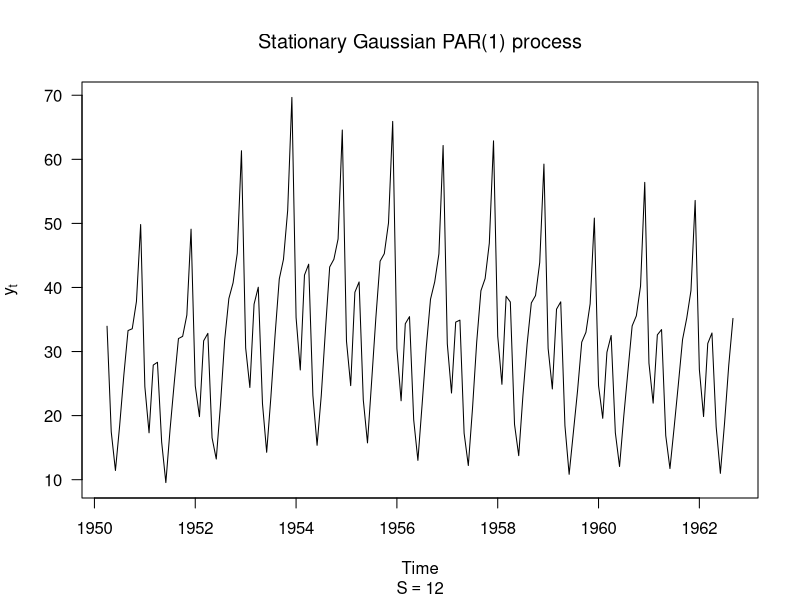

Generate this figure with R:

#------------------------------------##
## Simulate PAR(1) process (S=12):
##-----------------------------------##
## Using the univariate representation in Franses, p.78, (4.60)
## (with seasonal dummy variables)

par1.12 = function(N=150, mu=c(mu1,mu2,mu3,mu4,mu5,mu6,mu7,mu8,mu9,mu10,mu11,mu12), beta=0, phi=c(phi1,phi2,phi3,phi4,phi5,phi6,phi7,phi8,phi9,phi10,phi11,phi12), sig=c(s1,s2,s3,s4,s5,s6,s7,s8,s9,s10,s11,s12), g=TRUE,seed,start=NULL,burnin=500,ur=F,...)
{
  if(!missing(seed)){set.seed(seed)} ;   
  if(is.null(start)){start=begin=1} else{(begin = ifelse(length(start)==2,yes=start[2],no=1))}
  if(missing(sig)){sig=rep(1,12)}                                             #note that estimation procedure does not account for unequal variances
  n = N+burnin+begin ; y=ts(numeric(n),fre=12); y[1]=0
  if(ur){phi[12]=prod(phi[-12])^(-1); message(' Unit root restriction imposed!\n')}     #impose the null restriction (see Boswijk/Franses,p.244,12)
  stopifnot(length(beta)==1) ; print(prod(phi))  
    
  for(tt in 2:n){
    st = 1+trunc((tt-1)%%12); year = 1+trunc((tt-1)/12);
    y[tt] = beta*year + 
      (st==1)*(mu[1]+phi[1]*y[tt-1]+rnorm(1,mean=0,sd=sig[1])) + 
      (st==2)*(mu[2]+phi[2]*y[tt-1]+rnorm(1,mean=0,sd=sig[2])) + 
      (st==3)*(mu[3]+phi[3]*y[tt-1]+rnorm(1,mean=0,sd=sig[3])) + 
      (st==4)*(mu[4]+phi[4]*y[tt-1]+rnorm(1,mean=0,sd=sig[4])) +
      (st==5)*(mu[5]+phi[5]*y[tt-1]+rnorm(1,mean=0,sd=sig[5])) +
      (st==6)*(mu[6]+phi[6]*y[tt-1]+rnorm(1,mean=0,sd=sig[6])) +
      (st==7)*(mu[7]+phi[7]*y[tt-1]+rnorm(1,mean=0,sd=sig[7])) +
      (st==8)*(mu[8]+phi[8]*y[tt-1]+rnorm(1,mean=0,sd=sig[8])) +
      (st==9)*(mu[9]+phi[9]*y[tt-1]+rnorm(1,mean=0,sd=sig[9])) +
      (st==10)*(mu[10]+phi[10]*y[tt-1]+rnorm(1,mean=0,sd=sig[10])) +
      (st==11)*(mu[11]+phi[11]*y[tt-1]+rnorm(1,mean=0,sd=sig[11])) +
      (st==12)*(mu[12]+phi[12]*y[tt-1]+rnorm(1,mean=0,sd=sig[12]))
  }  
  (take.low = which(cycle(y)==begin)[10]) ;       #take the draws for example after 10 cycles
  (take.up = take.low+N-1);
  (yy = ts(y[take.low:take.up],fre=12,start))
 print(abs(prod(phi)))  

  if(g){
    graphics.off()
    par(las=1,cex.main=1.2, font.main=11)
    plot(yy,type="l",ylab=expression(y[t])) ; 
    title(paste(ifelse(abs(prod(phi))<1,yes="Stationary",no="Nonstationary"),"Gaussian PAR(1) process"),sub=expression(S==12));
  }
  return(list(y=yy,phi=phi,sig=sig,mu=mu,ur.check=abs(prod(phi))))
}
dput(par1.12,"par1.12.R")
#
#set.seed(12)
(out = par1.12(N=150,mu=rpois(n=12,lambda=1.5), beta=0, start=c(1950,4), phi=c(.5,.7,1.5,1,.5,.56,1.55,1.42,1.22,1,1.12,1.33),sig=rep(1,12))$y)  #sig=rgamma(n=12,shape=2)



#----------------------------##
## Simulate PAR(2) processes:
##---------------------------##
## y_{s,\tau} = \alpha_{s,1} * y_{s-1,tau} + \alpha_{s,2} * y_{s-2,tau} + \epsilon_{s,\tau}  

par2.12 = function(N=150, mu=c(mu1,mu2,mu3,mu4,mu5,mu6,mu7,mu8,mu9,mu10,mu11,mu12), beta=0, phi=c(phi11,phi12,phi13,phi14,phi15,phi16,phi17,phi18,phi19,phi110,phi111,phi112,
       phi21,phi22,phi23,phi24,phi25,phi26,phi27,phi28,phi29,phi210,phi211,phi212), sig=c(s1,s2,s3,s4,s5,s6,s7,s8,s9,s10,s11,s12), g=TRUE,seed,start=NULL,burnin=500,...)
{
  if(!missing(seed)){set.seed(seed)} ;   
  if(is.null(start)){start=begin=1} else{(begin = ifelse(length(start)==2, yes=start[2],no=1))}
  if(missing(sig)){sig=rep(1,12)}                                             #note that estimation procedure does not account for unequal variances
  n = N+burnin+begin ; y=ts(numeric(n),fre=12); 
  
  phi11=phi[1];phi12=phi[2];phi13=phi[3];phi14=phi[4]          #lag1
  phi15=phi[5];phi16=phi[6];phi17=phi[7];phi18=phi[8];
  phi19=phi[9];phi110=phi[10];phi111=phi[11];phi112=phi[12]
  phi21=phi[13];phi22=phi[14];phi23=phi[15];phi24=phi[16]          #lag2
  phi25=phi[17];phi26=phi[18];phi27=phi[19];phi28=phi[20]
  phi29=phi[21];phi210=phi[22];phi211=phi[23];phi212=phi[24]

   stopifnot(length(beta)==1) ;y[1:2]=c(0,0)      		#initialize for s=1,2
  for(tt in 3:n){
    st = 1+trunc((tt-1)%%12); year = 1+trunc((tt-1)/12);
    y[tt] = beta*year + 
      (st==1)*(mu[1]+phi11*y[tt-1]+phi21*y[tt-2]+rnorm(1,mean=0,sd=sig[1])) + 
      (st==2)*(mu[2]+phi12*y[tt-1]+phi22*y[tt-2]+rnorm(1,mean=0,sd=sig[2])) + 
      (st==3)*(mu[3]+phi13*y[tt-1]+phi23*y[tt-2]+rnorm(1,mean=0,sd=sig[3])) + 
      (st==4)*(mu[4]+phi14*y[tt-1]+phi24*y[tt-2]+rnorm(1,mean=0,sd=sig[4])) +
      (st==5)*(mu[5]+phi15*y[tt-1]+phi25*y[tt-2]+rnorm(1,mean=0,sd=sig[5])) +
      (st==6)*(mu[6]+phi16*y[tt-1]+phi26*y[tt-2]+rnorm(1,mean=0,sd=sig[6])) +
      (st==7)*(mu[7]+phi17*y[tt-1]+phi27*y[tt-2]+rnorm(1,mean=0,sd=sig[7])) +
      (st==8)*(mu[8]+phi18*y[tt-1]+phi28*y[tt-2]+rnorm(1,mean=0,sd=sig[8])) +
      (st==9)*(mu[9]+phi19*y[tt-1]+phi29*y[tt-2]+rnorm(1,mean=0,sd=sig[9])) +
      (st==10)*(mu[10]+phi110*y[tt-1]+phi210*y[tt-2]+rnorm(1,mean=0,sd=sig[10])) +
      (st==11)*(mu[11]+phi111*y[tt-1]+phi211*y[tt-2]+rnorm(1,mean=0,sd=sig[11])) +
      (st==12)*(mu[12]+phi112*y[tt-1]+phi212*y[tt-2]+rnorm(1,mean=0,sd=sig[12]))
  }  
  (take.low = which(cycle(y)==begin)[10]) ;       #take the draws for example after 10 cycles
  (take.up = take.low+N-1);
  (yy = ts(y[take.low:take.up],fre=12,start))
  
  if(g){
    graphics.off()
    par(las=1,cex.main=1.2, font.main=11)
    plot(yy,type="l",ylab=expression(y[t])) ; 
    title(paste(ifelse(abs(prod(phi[1:12]))<1,yes="Stationary",no="Nonstationary"),"Gaussian PAR(2) process"),sub=expression(S==12));
  }
 yy;
}
dput(par2.12,"par2.12.R")
#

#(out = par2.12(N=150,mu=rep(0.2,12),start=c(1976,9),beta=0, phi=c(rep(0.2,6),rep(0.35,6),rep(0.4,6),rep(0.35,6)),sig=rep(1,12)))


##----------------------------------------##
## Simulate broken PAR(1) processes (S=12):
##----------------------------------------##
## Using the univariate representation in Franses, p.78, (4.60)
## (with seasonal dummy variables)

broken.par1.12 = function(n=1000,Tb,mu=c(mu1,mu1b,mu2,mu2b,mu3,mu3b,mu4,mu4b,mu5,mu5b,mu6,mu6b,mu7,mu7b,mu8,mu8b,mu9,mu9b,mu10,mu10b,mu11,mu11b,mu12,mu12b), 
                          alpha=c(a1,a1b,a2,a2b,a3,a3b,a4,a4b,a5,a5b,a6,a6b,a7,a7b,a8,a8b,a9,a9b,a10,a10b,a11,a11b,a12,a12b), 
                          phi=c(phi1,phi2,phi3,phi4,phi5,phi6,phi7,phi8,phi9,phi10,phi11,phi12), 
                          sig=c(s1,s2,s3,s4,s5,s6,s7,s8,s9,s10,s11,s12), g=T,seed,ur=F,...)
{
  if(!missing(seed)){set.seed(seed)}
  if(missing(Tb)){(Tb=trunc(n*.5))} else{stopifnot(Tb<n)}
  if(missing(sig)){sig=rep(1,12)}                      #note that estimation procedure does not account for unequal variances
  y=numeric(n); y[1]=0 ;
  if(ur){phi[12]=prod(phi[-12])^(-1); message(' Unit root restriction imposed!\n')}     #impose the null restriction (see Boswijk/Franses,p.244,12)
  
  for(tt in 2:n){
    st = 1+trunc((tt-1)%%12); year = 1+trunc((tt-1)/12);
    y[tt] =  
      (st==1)*(mu[1]*(tt<=Tb) + mu[2]*(tt>Tb) + alpha[1]*(tt<=Tb)*year + alpha[2]*(tt>Tb)*year +  
      phi[1]*y[tt-1]+rnorm(1,mean=0,sd=sig[1])) + 
      (st==2)*(mu[3]*(tt<=Tb) + mu[4]*(tt>Tb) + alpha[3]*(tt<=Tb)*year + alpha[4]*(tt>Tb)*year + 
      phi[2]*y[tt-1]+rnorm(1,mean=0,sd=sig[2])) + 
      (st==3)*(mu[5]*(tt<=Tb) + mu[6]*(tt>Tb) + alpha[5]*(tt<=Tb)*year + alpha[6]*(tt>Tb)*year +
      phi[3]*y[tt-1]+rnorm(1,mean=0,sd=sig[3])) + 
      (st==4)*(mu[7]*(tt<=Tb) + mu[8]*(tt>Tb) + alpha[7]*(tt<=Tb)*year + alpha[8]*(tt>Tb)*year +
      phi[4]*y[tt-1]+rnorm(1,mean=0,sd=sig[4])) +    
      (st==5)*(mu[9]*(tt<=Tb) + mu[10]*(tt>Tb) + alpha[9]*(tt<=Tb)*year + alpha[10]*(tt>Tb)*year +
      phi[5]*y[tt-1]+rnorm(1,mean=0,sd=sig[5])) +     
      (st==6)*(mu[11]*(tt<=Tb) + mu[12]*(tt>Tb) + alpha[11]*(tt<=Tb)*year + alpha[12]*(tt>Tb)*year +
      phi[6]*y[tt-1]+rnorm(1,mean=0,sd=sig[6])) +     
      (st==7)*(mu[13]*(tt<=Tb) + mu[14]*(tt>Tb) + alpha[13]*(tt<=Tb)*year + alpha[14]*(tt>Tb)*year +
      phi[7]*y[tt-1]+rnorm(1,mean=0,sd=sig[7])) +
      (st==8)*(mu[15]*(tt<=Tb) + mu[16]*(tt>Tb) + alpha[15]*(tt<=Tb)*year + alpha[16]*(tt>Tb)*year +
      phi[8]*y[tt-1]+rnorm(1,mean=0,sd=sig[8])) +
      (st==9)*(mu[17]*(tt<=Tb) + mu[18]*(tt>Tb) + alpha[17]*(tt<=Tb)*year + alpha[18]*(tt>Tb)*year +
      phi[9]*y[tt-1]+rnorm(1,mean=0,sd=sig[9])) +
      (st==10)*(mu[19]*(tt<=Tb) + mu[20]*(tt>Tb) + alpha[19]*(tt<=Tb)*year + alpha[20]*(tt>Tb)*year +
      phi[10]*y[tt-1]+rnorm(1,mean=0,sd=sig[10])) +
      (st==11)*(mu[21]*(tt<=Tb) + mu[22]*(tt>Tb) + alpha[21]*(tt<=Tb)*year + alpha[22]*(tt>Tb)*year +
      phi[11]*y[tt-1]+rnorm(1,mean=0,sd=sig[11])) +
      (st==12)*(mu[23]*(tt<=Tb) + mu[24]*(tt>Tb) + alpha[23]*(tt<=Tb)*year + alpha[24]*(tt>Tb)*year +
      phi[12]*y[tt-1]+rnorm(1,mean=0,sd=sig[12]))
  }  
 print(abs(prod(phi)))  
  if(g){
    graphics.off(); par(las=1,cex.main=1.2, font.main=11)
    plot(y,type="l",ylab=expression(y[t]),col="black"); abline(v=Tb,lty=3,lwd=1,col="blue4") 
    title(paste(ifelse(abs(prod(phi))<1,yes="Stationary",no="Nonstationary"),"Gaussian PAR(1) process with break"),sub=expression(S==12));
  }
 return(list(y=ts(y,fre=12,...),Tb=Tb,mu=mu,alpha=alpha,phi=phi,sig=sig,ur.check=abs(prod(phi))))
}
dput(broken.par1.12,"broken.par1.12.R")
##
#(out = broken.par1.12(n=70,ur=F,Tb=40,mu=rep(c(1.5,0.2),12), alpha=rep(c(.05,0.02),12), phi=c(.5,.7,1.5,1,.5,.56,1.55,1.42,1.22,1,1.12,0.33), sig=rep(.1,12))$y)



#################################################################################################


##----------------------------------------##
## Simulate broken PAR(1) processes (S=12):
##----------------------------------------##
## Using the univariate representation in Franses, p.78, (4.60)
## (with seasonal dummy variables)


 broken.par1.12b = function(N=1000, Tb,mu=c(mu1,mu1b,mu2,mu2b,mu3,mu3b,mu4,mu4b,mu5,mu5b,mu6,mu6b,mu7,mu7b,mu8,mu8b,mu9,mu9b,mu10,mu10b,mu11,mu11b,mu12,mu12b), 
                           alpha=c(a1,a1b,a2,a2b,a3,a3b,a4,a4b,a5,a5b,a6,a6b,a7,a7b,a8,a8b,a9,a9b,a10,a10b,a11,a11b,a12,a12b), 
                           phi=c(phi1,phi2,phi3,phi4,phi5,phi6,phi7,phi8,phi9,phi10,phi11,phi12), 
                           sig=c(s1,s2,s3,s4,s5,s6,s7,s8,s9,s10,s11,s12), g=TRUE,seed,burnin=500,start=1,...)
 {
   if(!missing(seed)){set.seed(seed)}
   if(missing(Tb)){(Tb=trunc(n*.5))} else{stopifnot(Tb<N)}
   if(missing(sig)){sig=rep(1,12)}                      #note that estimation procedure does not account for unequal variances
   n = N+burnin   
   (begin=ifelse(length(start)==1,yes=1,no=start[2]))
   (y = ts(numeric(n),fre=12))
   (seas = c(cycle(y))); y[1]=0 ; 
   Tb = Tb + burnin                        #shift break date by one lag in the future, because below initial observation is cut off (i.e. Tb is shifted to the past by one lag) 
   
     tt=2;
   for(st in seas[-1]){
     year = 1+trunc((tt-1)/12);
     y[tt] =  
       (st==1)*(mu[1]*(tt<=Tb) + mu[2]*(tt>Tb) + alpha[1]*(tt<=Tb)*year + alpha[2]*(tt>Tb)*year +  
       phi[1]*y[tt-1]+rnorm(1,mean=0,sd=sig[1])) + 
       (st==2)*(mu[3]*(tt<=Tb) + mu[4]*(tt>Tb) + alpha[3]*(tt<=Tb)*year + alpha[4]*(tt>Tb)*year + 
       phi[2]*y[tt-1]+rnorm(1,mean=0,sd=sig[2])) + 
       (st==3)*(mu[5]*(tt<=Tb) + mu[6]*(tt>Tb) + alpha[5]*(tt<=Tb)*year + alpha[6]*(tt>Tb)*year +
       phi[3]*y[tt-1]+rnorm(1,mean=0,sd=sig[3])) + 
       (st==4)*(mu[7]*(tt<=Tb) + mu[8]*(tt>Tb) + alpha[7]*(tt<=Tb)*year + alpha[8]*(tt>Tb)*year +
       phi[4]*y[tt-1]+rnorm(1,mean=0,sd=sig[4])) +    
       (st==5)*(mu[9]*(tt<=Tb) + mu[10]*(tt>Tb) + alpha[9]*(tt<=Tb)*year + alpha[10]*(tt>Tb)*year +
       phi[5]*y[tt-1]+rnorm(1,mean=0,sd=sig[5])) +     
       (st==6)*(mu[11]*(tt<=Tb) + mu[12]*(tt>Tb) + alpha[11]*(tt<=Tb)*year + alpha[12]*(tt>Tb)*year +
       phi[6]*y[tt-1]+rnorm(1,mean=0,sd=sig[6])) +     
       (st==7)*(mu[13]*(tt<=Tb) + mu[14]*(tt>Tb) + alpha[13]*(tt<=Tb)*year + alpha[14]*(tt>Tb)*year +
       phi[7]*y[tt-1]+rnorm(1,mean=0,sd=sig[7])) +
       (st==8)*(mu[15]*(tt<=Tb) + mu[16]*(tt>Tb) + alpha[15]*(tt<=Tb)*year + alpha[16]*(tt>Tb)*year +
       phi[8]*y[tt-1]+rnorm(1,mean=0,sd=sig[8])) +
       (st==9)*(mu[17]*(tt<=Tb) + mu[18]*(tt>Tb) + alpha[17]*(tt<=Tb)*year + alpha[18]*(tt>Tb)*year +
       phi[9]*y[tt-1]+rnorm(1,mean=0,sd=sig[9])) +
       (st==10)*(mu[19]*(tt<=Tb) + mu[20]*(tt>Tb) + alpha[19]*(tt<=Tb)*year + alpha[20]*(tt>Tb)*year +
       phi[10]*y[tt-1]+rnorm(1,mean=0,sd=sig[10])) +
       (st==11)*(mu[21]*(tt<=Tb) + mu[22]*(tt>Tb) + alpha[21]*(tt<=Tb)*year + alpha[22]*(tt>Tb)*year +
       phi[11]*y[tt-1]+rnorm(1,mean=0,sd=sig[11])) +
       (st==12)*(mu[23]*(tt<=Tb) + mu[24]*(tt>Tb) + alpha[23]*(tt<=Tb)*year + alpha[24]*(tt>Tb)*year +
       phi[12]*y[tt-1]+rnorm(1,mean=0,sd=sig[12]))
    tt=tt+1;
   }  
   (without.burnin = c(cycle(y))[-c(1:burnin)])
   (start.index = which.min(which(without.burnin==begin)))
   #(take.low = which(cycle(y)==begin)[floor(burnin/12)]) ;       #take the draws for example after some 'burnin cycles'
   #(yy = ts(y[-c(1:(take.low-1))],fre=12,start))
   (take.low = burnin+start.index)
   (take.up = take.low+N-1)
   #(yy = ts(y[-c(1:(burnin+start.index-1))],fre=12,start))
   (yy = ts(na.omit(y[take.low:take.up]),fre=12,start))

   if(g){
     graphics.off()
     par(las=1,cex.main=1.2, font.main=11)
     plot(y[-c(1:(burnin+start.index-1))],type="l",ylab=expression(y[t]),col="black"); abline(v=Tb-burnin,lty=3,lwd=1,col="blue4") 
     title(paste(ifelse(abs(prod(phi))<1,yes="Stationary",no="Nonstationary"),"Gaussian PAR(1) process with break"),sub=expression(S==12));
   }
   return(list(y=yy,Tb=Tb,mu=mu,alpha=alpha,phi=phi,sig=sig,ur.check=abs(prod(phi))))
 }
#
dput(broken.par1.12b,"broken.par1.12b.R")
##
#(out = broken.par1.12b(N=200,burnin=200,start=c(1950,12),Tb=20,mu=rep(c(1.5,0.2),12), alpha=rep(c(.05,0.05),12), phi=c(.5,.7,1.5,1,.5,.56,1.55,1.42,1.22,1,1.12,0.33), sig=rep(1,12))$y)
# 





















